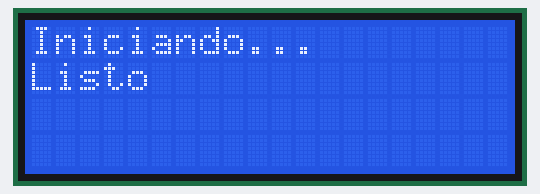
The sketch below on a simulated Arduino Uno, built with avr-gcc and run on an emulated ATmega328P. On the bench: 20×4 character LCD. What the sketch prints to the serial monitor is not drawn.

Above: at 0.4 s.
At 0.8 s:
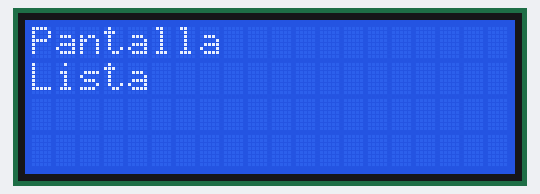
At 1.8 s:
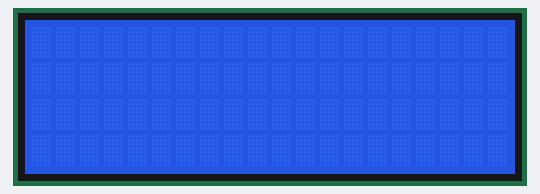

The sketch:

I2CScannerBasico.ino
```cpp
/*
 Name:		I2CScannerBasico.ino
 Created:	11/27/2016 10:34:34 PM
 Author:	Chicodefe
*/

//Librerias para Serial
#include <SoftwareSerial.h>
#include <HardwareSerial.h>

//Librerias para Display
#include <Wire.h>
#include <LiquidCrystal_I2C.h>

//Parametros Display
LiquidCrystal_I2C lcd(0x3f, 2, 1, 0, 4, 5, 6, 7, 3, POSITIVE); // Set the LCD I2C address

void setup()// the setup function runs once when you press reset or power the board
{
	//Parametros Serial
	Serial.begin(9600);// initialize serial communication at 9600 bits per second

	while (!Serial)
	{
	}
	//Print on Serial
	Serial.println();
	Serial.println("I2C scanner. Scanning ...");
	byte count = 0;
	Wire.begin();
	for (byte i = 1; i < 120; i++)
	{
		Wire.beginTransmission(i);
		if (Wire.endTransmission() == 0)
		{
			//Print on Serial
			Serial.print("Found address: ");
			Serial.print(i, DEC);
			Serial.print(" (0x");
			Serial.print(i, HEX);
			Serial.println(")");
			count++;
			// delay in between reads for stability
			delay(1);
		} // end of good response
	} // end of for loop

//Print on Serial
	Serial.println("Done.");
	Serial.print("Found ");
	Serial.print(count, DEC);
	Serial.println(" device(s).");

	//Parametros LCD
	lcd.begin(20, 4); // initialize the lcd for 16 chars 2 lines, turn on backlight
	lcd.setCursor(0, 0);
	lcd.print("Iniciando...");
	delay(300);
	lcd.setCursor(0, 1);
	lcd.print("Listo");
	delay(300);
	lcd.clear();
}// end of setup

void loop()// the loop function runs over and over again until power down or reset
{
	//Print on LCD
	lcd.setCursor(0, 0); //Start at character 0 on line 0
	lcd.print("Pantalla");
	lcd.setCursor(0, 1); //Start at character 0 on line 2
	lcd.print("Lista");
	delay(1000);
	lcd.clear();
	delay(500);
}// end of for loop
```

Measured:
- what the display in image 1 shows lasts 1.0 s, from 0.7 s to 1.7 s
- what the display in image 2 shows lasts 0.5 s, from 1.7 s to 2.2 s
